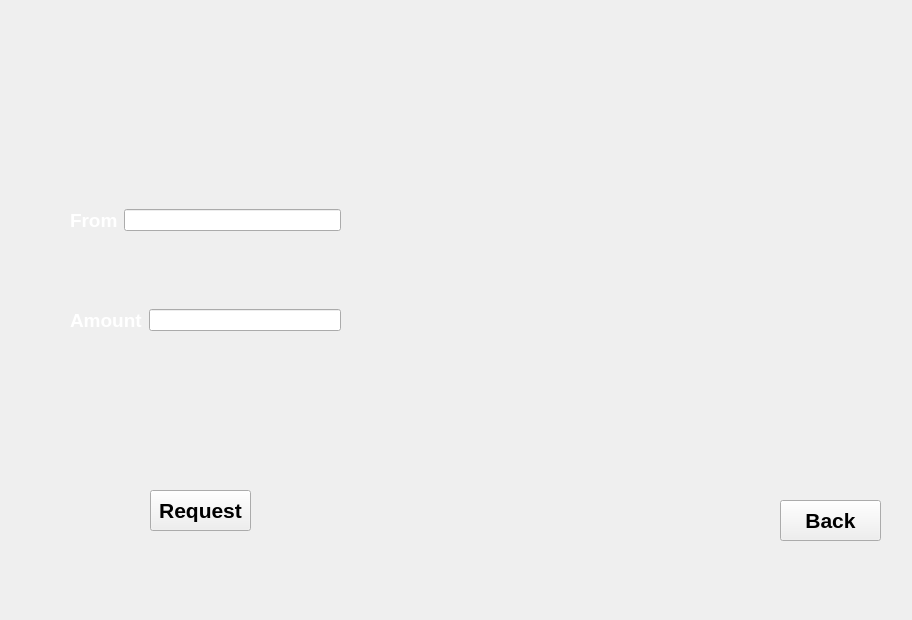
    <widget class="QWidget" name="Request">
     <widget class="QWidget" name="layoutWidget">
      <property name="geometry">
       <rect>
        <x>70</x>
        <y>300</y>
        <width>271</width>
        <height>41</height>
       </rect>
      </property>
      <layout class="QHBoxLayout" name="horizontalLayout_2">
       <item>
        <widget class="QLabel" name="label_22">
         <property name="font">
          <font>
           <pointsize>14</pointsize>
           <bold>true</bold>
          </font>
         </property>
         <property name="styleSheet">
          <string notr="true">color: rgb(255, 255, 255);</string>
         </property>
         <property name="text">
          <string>Amount</string>
         </property>
        </widget>
       </item>
       <item>
        <widget class="QLineEdit" name="lineEdit_address_3">
         <property name="styleSheet">
          <string notr="true">color: rgb(3, 3, 3);</string>
         </property>
        </widget>
       </item>
      </layout>
     </widget>
     <widget class="QLabel" name="label_23">
      <property name="geometry">
       <rect>
        <x>52</x>
        <y>-11</y>
        <width>851</width>
        <height>611</height>
       </rect>
      </property>
      <property name="styleSheet">
       <string notr="true">background-image: url(:/res/image/coins.jpeg);</string>
      </property>
      <property name="text">
       <string/>
      </property>
     </widget>
     <widget class="QWidget" name="layoutWidget_2">
      <property name="geometry">
       <rect>
        <x>70</x>
        <y>200</y>
        <width>271</width>
        <height>41</height>
       </rect>
      </property>
      <layout class="QHBoxLayout" name="horizontalLayout">
       <item>
        <widget class="QLabel" name="label_24">
         <property name="font">
          <font>
           <pointsize>14</pointsize>
           <bold>true</bold>
          </font>
         </property>
         <property name="styleSheet">
          <string notr="true">color: rgb(255, 255, 255);</string>
         </property>
         <property name="text">
          <string>From</string>
         </property>
        </widget>
       </item>
       <item>
        <widget class="QLineEdit" name="lineEdit_address_4">
         <property name="styleSheet">
          <string notr="true">color: rgb(3, 3, 3);</string>
         </property>
        </widget>
       </item>
      </layout>
     </widget>
     <widget class="QPushButton" name="pushButton_12">
      <property name="geometry">
       <rect>
        <x>780</x>
        <y>500</y>
        <width>101</width>
        <height>41</height>
       </rect>
      </property>
      <property name="font">
       <font>
        <pointsize>16</pointsize>
        <bold>true</bold>
       </font>
      </property>
      <property name="text">
       <string>Back</string>
      </property>
     </widget>
     <widget class="QPushButton" name="pushButton_25">
      <property name="geometry">
       <rect>
        <x>150</x>
        <y>490</y>
        <width>101</width>
        <height>41</height>
       </rect>
      </property>
      <property name="font">
       <font>
        <pointsize>16</pointsize>
        <bold>true</bold>
       </font>
      </property>
      <property name="text">
       <string>Request</string>
      </property>
     </widget>
     <zorder>label_23</zorder>
     <zorder>layoutWidget</zorder>
     <zorder>layoutWidget_2</zorder>
     <zorder>pushButton_12</zorder>
     <zorder>pushButton_25</zorder>
    </widget>
